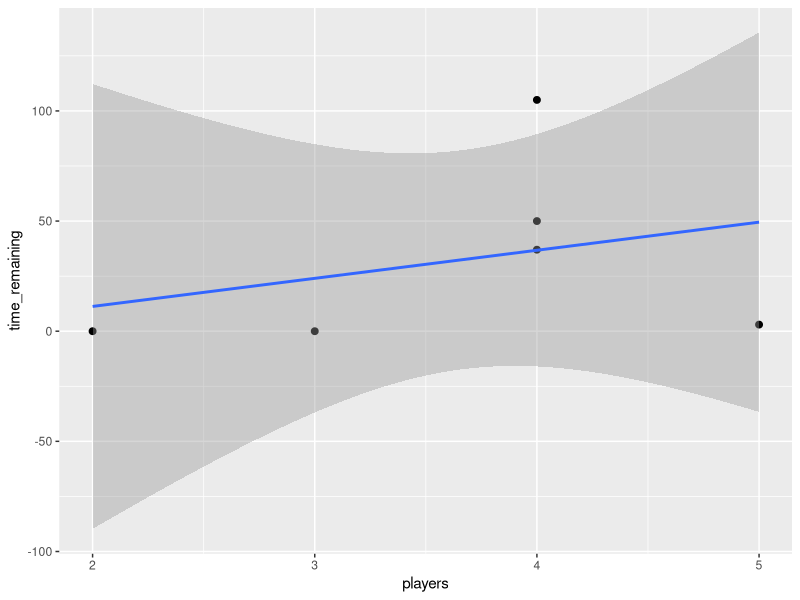
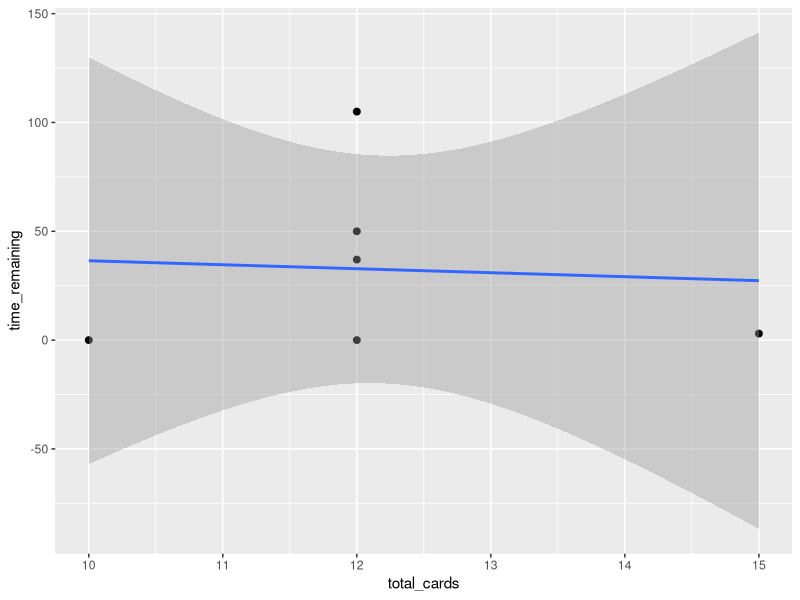
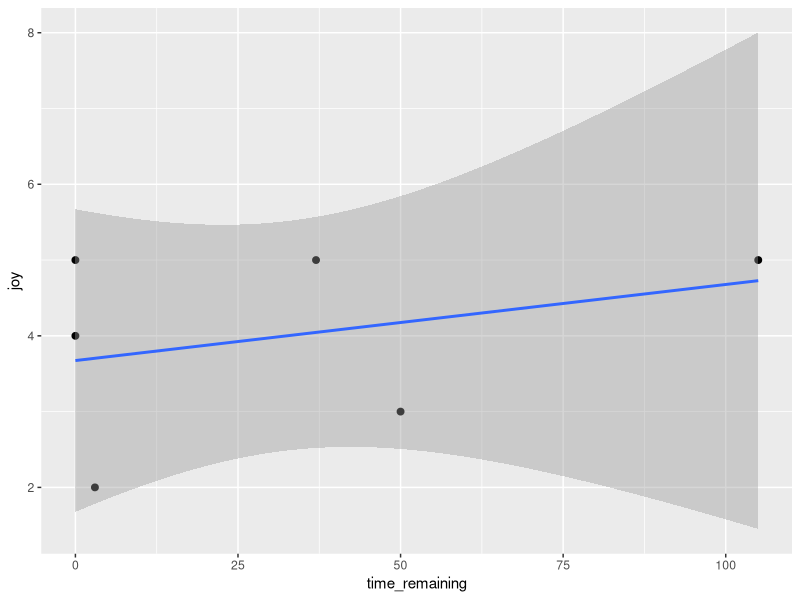
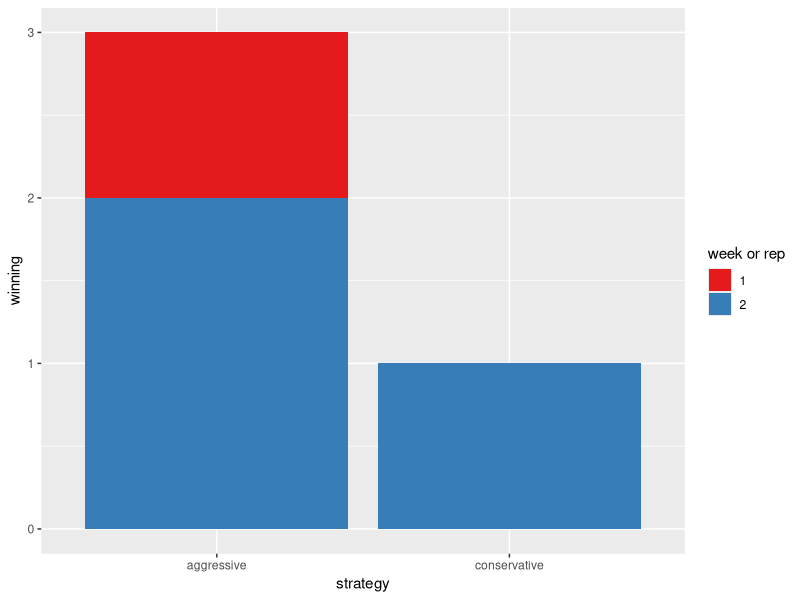

Recreate these plots in R, in order.
## ---- chunk 1
knitr::opts_chunk$set(echo = TRUE)
## ---- chunk 2
#install.packages("tidyverse") #only need to do this once then mute it with #
library(tidyverse)
#data <- read_csv(url("https://ndownloader.figshare.com/files/17813387")) #read from web for updates
data <- read_csv("data/5MD_2022.csv")
data.2 <- read_csv("data/5MD_2022_2.csv") %>% 
  mutate(winning = case_when(outcome == "won" ~ 1, outcome == "lost" ~ 0))

#transform data and tidy
#rename time to remaining so it is more clear
data <- data %>%
  rename(time_remaining = time)



#BIOL3250 suggestion to test number of cards in play
#2 players = 5 each from rules so total = 10
#3 players = 4 each so 12
#4 players = 3 each and 5 and 6 players same - 3 each
#we only player to 5 but 6 might be allowed?

data <- data %>%
  mutate(time_to_complete = 300 - time_remaining) %>%
  mutate(total_cards = case_when(players == 2 ~ 10, players == 3 ~ 12, players == 4 ~ 12, players == 5 ~ 15, players == 6 ~ 18)) %>%
  mutate(winning = case_when(outcome == "won" ~ 1, outcome == "lost" ~ 0))

## ---- chunk 3

#explore continuous variation
ggplot(data, aes(players, time_remaining)) +
  geom_point(size = 2) +
  xlim(c(2,5)) +
  geom_smooth(method = lm) +
  scale_color_brewer(palette = "Set1")

ggplot(data, aes(total_cards, time_remaining)) +
  geom_point(size = 2) +
   geom_smooth(method = lm) +
  scale_color_brewer(palette = "Set1")

ggplot(data, aes(time_remaining, joy)) +
  geom_point(size = 2) +
   geom_smooth(method = lm) +
  scale_color_brewer(palette = "Set1")

ggplot(data.2, aes(strategy, winning, fill = as.character(rep))) +
  geom_col() +
  scale_fill_brewer(palette = "Set1") +
  labs(fill = "week or rep")

